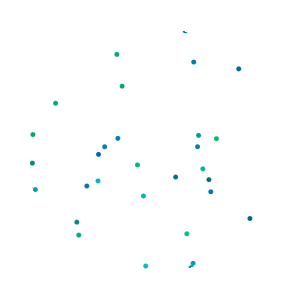
Frame 1 (no input)
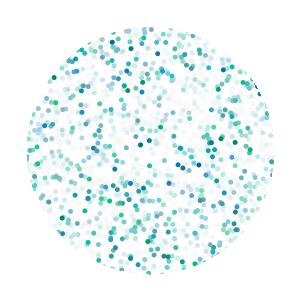
Frame 60 (the mouse pressed at the canvas centre just before this capture)
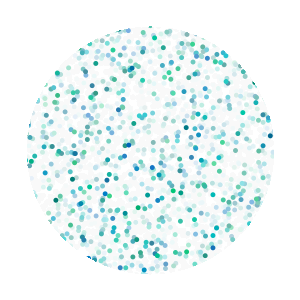
Frame 120 (the mouse held since frame 60 and released just before this capture)

The Processing sketch that drew these frames (run headless with seeded random() and noise(); from frame 60 on, the mouse is pressed at the canvas centre):

// Processing sketch: processing_178039
// ── processing_178039.pde

PGraphics mask;
int WHITE = color(255);
int BLACK = color(255);
int e = 5;

void setup() {
  size(300, 300);
  noStroke();
  background(WHITE);
  drawDemoMask();
}

void draw() {
  fill(255, 20);
  rect(0, 0, 300, 300);
  if (keyPressed) {
    if (key == 'z') {
      e += 5;
    }
    if (key == 'x') {
      e -= 5;
    }
  }
  if (e < 5) {
    e=5;
  }
  if (e > 210) {
    e = 210;
  }
  for (int i=0; i<(105/(e/2)); i++) {
    fill(0, random(100, 200), random(100, 200));
    ellipse(random(300), random(300), e, e);
  }
  maskPixels();
}

void drawDemoMask() {
  mask = createGraphics(width, height);
  mask.beginDraw();
  mask.background(0);
  mask.ellipse(width/2, height/2, 250, 250);
  mask.endDraw();
  mask.loadPixels();
}

void maskPixels() {
  loadPixels();
  for (int i=0; i < mask.pixels.length; ++i) {
    int maskPixel = mask.pixels[i];
    if (maskPixel != WHITE) {
      pixels[i] = BLACK;
    }
  }
  updatePixels();
}
